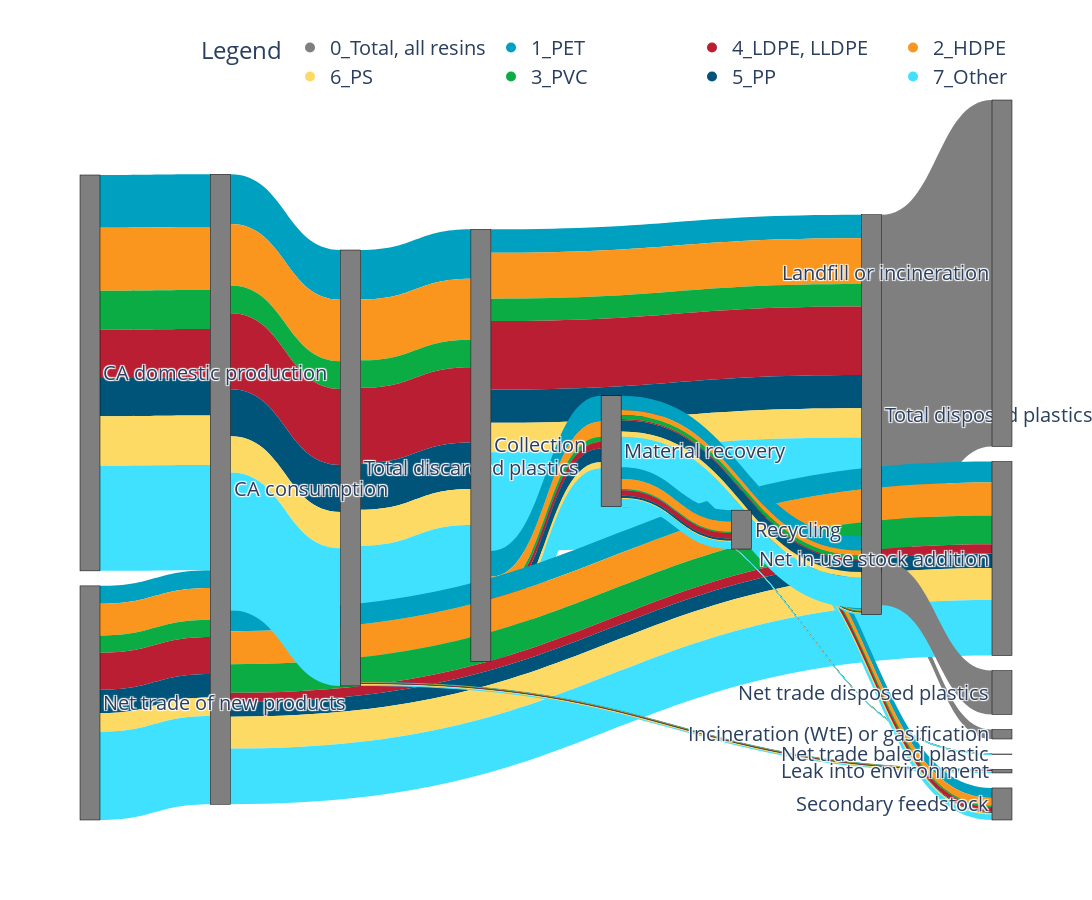

The cell this chart's notebook holds for it:
### Code cell
#Try another way how to plot a legend on the graph

# Create legend
legend_trace = []
for idx, (cat, color) in enumerate(zip(categories, colors)):
    legend_trace.append(go.Scatter(
        x=[None],
        y=[None],
        mode='markers',
        marker=dict(size=10, color=color),
        name=cat
    ))

# Add legend to the figure
for trace in legend_trace:
    fig.add_trace(trace)

# Update layout of the legend plot
fig.update_layout(
    xaxis=dict(visible=False),
    yaxis=dict(visible=False),
    showlegend=True,
    legend=dict(
        title='Legend',
        orientation='h',
        yanchor='top',
        y=1.1,
        xanchor='right',
        x=1),
    width=1920,
    height=900,
    font=dict(size=20),
    title="",
    plot_bgcolor='rgba(0,0,0,0)'
)

# Display the figure
fig.show()

### Figure 1 — Plotly figure (JSON) as saved in the notebook; plotly's stock layout.template omitted (floating-point values rounded to 4 significant figures)
{"data": [{"link": {"color": ["#00A1C0", "#FA961E", "#0BAC43", "#B91E32", "#005379", "#FDDA64", "#40E0FF", "#00A1C0", "#FA961E", "#0BAC43", "#B91E32", "#005379", "#FDDA64", "#40E0FF", "#7F7F7F", "#7F7F7F", "#00A1C0", "#FA961E", "#0BAC43", "#B91E32", "#005379", "#FDDA64", "#40E0FF", "#00A1C0", "#FA961E", "#0BAC43", "#B91E32", "#005379", "#FDDA64", "#40E0FF", "#7F7F7F", "#00A1C0", "#FA961E", "#0BAC43", "#B91E32", "#005379", "#FDDA64", "#40E0FF", "#00A1C0", "#FA961E", "#0BAC43", "#B91E32", "#005379", "#FDDA64", "#40E0FF", "#00A1C0", "#FA961E", "#0BAC43", "#B91E32", "#005379", "#FDDA64", "#40E0FF", "#00A1C0", "#FA961E", "#0BAC43", "#B91E32", "#005379", "#FDDA64", "#40E0FF", "#00A1C0", "#FA961E", "#0BAC43", "#B91E32", "#005379", "#FDDA64", "#40E0FF", "#00A1C0", "#FA961E", "#0BAC43", "#B91E32", "#005379", "#FDDA64", "#40E0FF", "#00A1C0", "#FA961E", "#0BAC43", "#B91E32", "#005379", "#FDDA64", "#40E0FF", "#00A1C0", "#FA961E", "#0BAC43", "#B91E32", "#005379", "#FDDA64", "#40E0FF", "#00A1C0", "#FA961E", "#0BAC43", "#B91E32", "#005379", "#FDDA64", "#40E0FF"], "source": [0, 0, 0, 0, 0, 0, 0, 1, 1, 1, 1, 1, 1, 1, 2, 2, 1, 1, 1, 1, 1, 1, 1, 3, 3, 3, 3, 3, 3, 3, 2, 4, 4, 4, 4, 4, 4, 4, 5, 5, 5, 5, 5, 5, 5, 6, 6, 6, 6, 6, 6, 6, 0, 0, 0, 0, 0, 0, 0, 7, 7, 7, 7, 7, 7, 7, 7, 7, 7, 7, 7, 7, 7, 5, 5, 5, 5, 5, 5, 5, 5, 5, 5, 5, 5, 5, 5, 3, 3, 3, 3, 3, 3, 3], "target": [1, 1, 1, 1, 1, 1, 1, 2, 2, 2, 2, 2, 2, 2, 8, 9, 5, 5, 5, 5, 5, 5, 5, 10, 10, 10, 10, 10, 10, 10, 11, 3, 3, 3, 3, 3, 3, 3, 12, 12, 12, 12, 12, 12, 12, 3, 3, 3, 3, 3, 3, 3, 13, 13, 13, 13, 13, 13, 13, 14, 14, 14, 14, 14, 14, 14, 2, 2, 2, 2, 2, 2, 2, 2, 2, 2, 2, 2, 2, 2, 7, 7, 7, 7, 7, 7, 7, 0, 0, 0, 0, 0, 0, 0], "value": [558060, 689349, 310500, 851786, 527089, 405727, 1544778, 266201, 518059, 253096, 773897, 376061, 332029, 1117217, 107577, 3916862, 291620, 170868, 57273, 77681, 150782, 73596, 426846, 236585, 373535, 323871, 105011, 164939, 360412, 629060, 496166, 201889, 358620, 195324, 417550, 266220, 210306, 996424, 1119, 313, 809, 589, 12, 1026, 426, 597458, 710065, 441698, 546769, 430063, 559158, 1189522, 4702, 5802, 2650, 7522, 4255, 3326, 12110, 113027, 94711, 10559, 51172, 18631, 9648, 64504, 19708, 17460, 2638, 13609, 4454, 2449, 14473, 159984, 58992, 43218, 13365, 127279, 60466, 345949, 131636, 111877, 14055, 64315, 23503, 13129, 80898, 562762, 695150, 313150, 859309, 531344, 409053, 1556887]}, "node": {"color": "#7F7F7F", "label": ["Total discarded plastics", "Collection", "Total disposed plastics", "CA consumption", "Net trade of new products", "Material recovery", "CA domestic production", "Recycling", "Incineration (WtE) or gasification", "Landfill or incineration", "Net in-use stock addition", "Net trade disposed plastics", "Net trade baled plastic", "Leak into environment", "Secondary feedstock"], "line": {"color": "black", "width": 0.5}, "pad": 15, "thickness": 20}, "type": "sankey", "valuesuffix": "t"}, {"marker": {"color": "#7F7F7F", "size": 10}, "mode": "markers", "name": "0_Total, all resins", "type": "scatter", "x": [null], "y": [null]}, {"marker": {"color": "#00A1C0", "size": 10}, "mode": "markers", "name": "1_PET", "type": "scatter", "x": [null], "y": [null]}, {"marker": {"color": "#B91E32", "size": 10}, "mode": "markers", "name": "4_LDPE, LLDPE", "type": "scatter", "x": [null], "y": [null]}, {"marker": {"color": "#FA961E", "size": 10}, "mode": "markers", "name": "2_HDPE", "type": "scatter", "x": [null], "y": [null]}, {"marker": {"color": "#FDDA64", "size": 10}, "mode": "markers", "name": "6_PS", "type": "scatter", "x": [null], "y": [null]}, {"marker": {"color": "#0BAC43", "size": 10}, "mode": "markers", "name": "3_PVC", "type": "scatter", "x": [null], "y": [null]}, {"marker": {"color": "#005379", "size": 10}, "mode": "markers", "name": "5_PP", "type": "scatter", "x": [null], "y": [null]}, {"marker": {"color": "#40E0FF", "size": 10}, "mode": "markers", "name": "7_Other", "type": "scatter", "x": [null], "y": [null]}], "layout": {"font": {"size": 20}, "height": 900, "legend": {"orientation": "h", "title": {"text": "Legend"}, "x": 1, "xanchor": "right", "y": 1.1, "yanchor": "top"}, "plot_bgcolor": "rgba(0,0,0,0)", "showlegend": true, "title": {"text": ""}, "width": 1920, "xaxis": {"visible": false}, "yaxis": {"visible": false}}}
